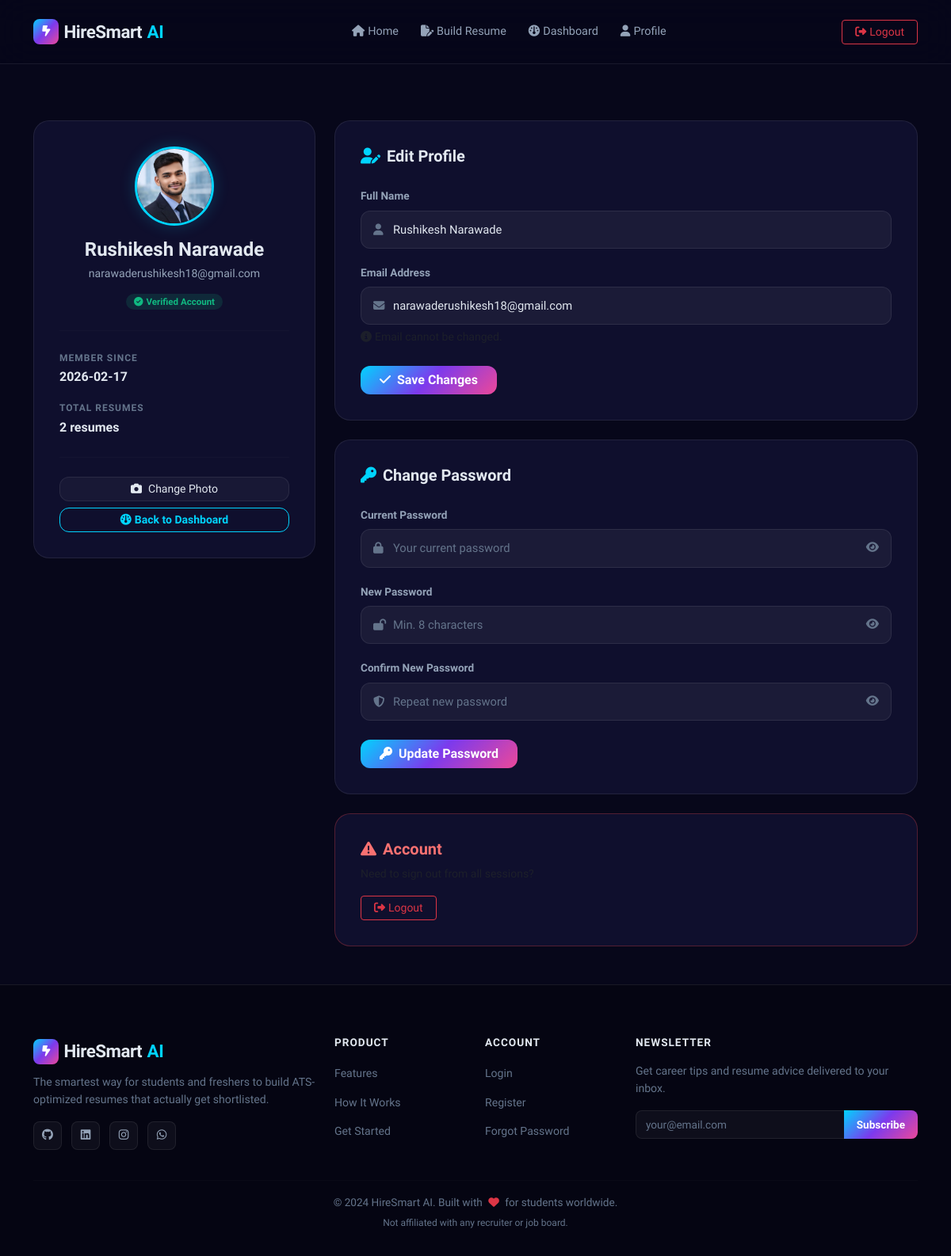
Screenshot of /profile (signed in) with the database file from the repository.
### tables this page shows
CREATE TABLE users (
            id          INTEGER PRIMARY KEY AUTOINCREMENT,
            name        TEXT    NOT NULL,
            email       TEXT    NOT NULL UNIQUE,
            password    TEXT    NOT NULL,
            is_verified INTEGER NOT NULL DEFAULT 0,
            avatar      TEXT,
            created_at  TEXT    NOT NULL DEFAULT (datetime('now'))
        );

### app.py (the view, shortened to what this page needs)
@app.route('/profile', methods=['GET', 'POST'])
@login_required
def profile():
    user = get_current_user()
    db = get_db()
    resume_count = db.execute(
        "SELECT COUNT(*) as cnt FROM resumes WHERE user_id=?", (user['id'],)
    ).fetchone()['cnt']
    return render_template('profile.html', user=user, resume_count=resume_count)

### app.py (called while the page is built)
def get_db():
    if 'db' not in g:
        g.db = sqlite3.connect(DB_PATH)
        g.db.row_factory = sqlite3.Row
        g.db.execute("PRAGMA journal_mode=WAL")
    return g.db

def login_required(f):
    @wraps(f)
    def decorated(*args, **kwargs):
        if 'user_id' not in session:
            flash('Please log in to continue.', 'warning')
            return redirect(url_for('login'))
        return f(*args, **kwargs)
    return decorated

def get_current_user():
    if 'user_id' not in session:
        return None
    db = get_db()
    return db.execute("SELECT * FROM users WHERE id = ?", (session['user_id'],)).fetchone()

### templates/profile.html (shortened to what this page needs)
{% extends 'base.html' %}
{% block content %}
<div class="profile-page">
  <div class="container py-5 mt-4">
    <div class="row justify-content-center gy-4">
      <div class="col-lg-4">
        <div class="profile-card text-center">
          <div class="profile-avatar-wrap d-inline-block mb-3">
            {% if user.avatar %}
              <img src="{{ url_for('uploaded_file', filename=user.avatar) }}"
                   class="profile-avatar" alt="Avatar">
            {% else %}
              <div class="profile-avatar-placeholder">{{ user.name[0].upper() }}</div>
            {% endif %}
          </div>
          <h4 style="font-weight:800;margin-bottom:0.25rem;">{{ user.name }}</h4>
          <p style="color:var(--text-muted);font-size:0.88rem;margin-bottom:0.5rem;">{{ user.email }}</p>
          <span style="background:rgba(16,185,129,0.15);color:var(--success);
                       font-size:0.72rem;padding:3px 10px;border-radius:99px;font-weight:700;">
            <i class="fa-solid fa-circle-check me-1"></i>Verified Account
          </span>
          <hr style="border-color:var(--border-glass);margin:1.5rem 0;">
          <div class="row g-3 text-start">
            <div class="col-12">
              <div style="color:var(--text-dim);font-size:0.75rem;font-weight:700;letter-spacing:1px;text-transform:uppercase;">Member Since</div>
              <div style="font-weight:600;">{{ user.created_at[:10] if user.created_at else '-' }}</div>
            </div>
            <div class="col-12">
              <div style="color:var(--text-dim);font-size:0.75rem;font-weight:700;letter-spacing:1px;text-transform:uppercase;">Total Resumes</div>
              <div style="font-weight:600;">{{ resume_count }} resume{{ 's' if resume_count != 1 }}</div>
            </div>
          </div>
          <hr style="border-color:var(--border-glass);margin:1.5rem 0;">
          <form method="POST" enctype="multipart/form-data">
            <button type="button" class="btn btn-glass btn-sm w-100"
                    onclick="document.getElementById('avatarFile').click()">
              <i class="fa-solid fa-camera me-2"></i>Change Photo
            </button>
          </form>
          <a href="{{ url_for('dashboard') }}" class="btn btn-outline-primary-custom btn-sm w-100 mt-2">
            <i class="fa-solid fa-gauge me-1"></i>Back to Dashboard
          </a>
        </div>
      </div>
      <div class="col-lg-8">
        <div class="profile-card mb-4">
          <h5 style="font-weight:800;margin-bottom:1.5rem;">
            <i class="fa-solid fa-user-pen text-primary-custom me-2"></i>Edit Profile
          </h5>
          <form method="POST">
            <div class="mb-3">
              <label class="form-label">Full Name</label>
              <div class="input-icon-wrap">
                <i class="input-icon fa-solid fa-user"></i>
                <input type="text" name="name" class="form-control hs-input"
                       value="{{ user.name }}" required>
              </div>
            </div>
            <div class="mb-4">
              <label class="form-label">Email Address</label>
              <div class="input-icon-wrap">
                <i class="input-icon fa-solid fa-envelope"></i>
                <input type="email" class="form-control hs-input" value="{{ user.email }}" disabled>
              </div>
              <div class="small text-muted mt-1">
                <i class="fa-solid fa-circle-info me-1"></i>Email cannot be changed.
              </div>
            </div>
            <button type="submit" class="btn btn-primary-glow px-4">
              <i class="fa-solid fa-check me-2"></i>Save Changes
            </button>
          </form>
        </div>
        <div class="profile-card">
          <h5 style="font-weight:800;margin-bottom:1.5rem;">
            <i class="fa-solid fa-key text-primary-custom me-2"></i>Change Password
          </h5>
          <form method="POST">
            <div class="mb-3">
              <label class="form-label">Current Password</label>
              <div class="input-icon-wrap">
                <i class="input-icon fa-solid fa-lock"></i>
                <input type="password" name="current_password" class="form-control hs-input"
                       placeholder="Your current password" required>
                <span class="toggle-pass"><i class="fa-solid fa-eye"></i></span>
              </div>
            </div>
            <div class="mb-3">
              <label class="form-label">New Password</label>
              <div class="input-icon-wrap">
                <i class="input-icon fa-solid fa-lock-open"></i>
                <input type="password" name="new_password" class="form-control hs-input"
                       placeholder="Min. 8 characters" required minlength="8">
                <span class="toggle-pass"><i class="fa-solid fa-eye"></i></span>
              </div>
            </div>
            <div class="mb-4">
              <label class="form-label">Confirm New Password</label>
              <div class="input-icon-wrap">
                <i class="input-icon fa-solid fa-shield-halved"></i>
                <input type="password" name="confirm_password" class="form-control hs-input"
                       placeholder="Repeat new password" required>
                <span class="toggle-pass"><i class="fa-solid fa-eye"></i></span>
              </div>
            </div>
            <button type="submit" class="btn btn-primary-glow px-4">
              <i class="fa-solid fa-key me-2"></i>Update Password
            </button>
          </form>
        </div>
        <div class="profile-card mt-4" style="border-color:rgba(239,68,68,0.3);">
          <h5 style="font-weight:800;margin-bottom:0.5rem;color:#f87171;">
            <i class="fa-solid fa-triangle-exclamation me-2"></i>Account
          </h5>
          <p class="text-muted small mb-3">Need to sign out from all sessions?</p>
          <a href="{{ url_for('logout') }}" class="btn btn-outline-danger btn-sm px-3">
            <i class="fa-solid fa-right-from-bracket me-1"></i>Logout
          </a>
        </div>
      </div>
    </div>
  </div>
</div>
{% endblock %}

### static/css/style.css (style rules this page uses)
:root { --bg-dark: #07071a; --bg-card: #0f0f2d; --bg-card2: #13133a; --bg-glass: rgba(255,255,255,0.04); --border-glass: rgba(255,255,255,0.08); --primary: #00d4ff; --primary-dim: rgba(0,212,255,0.15); --secondary: #7c3aed; --accent: #f59e0b; --success: #10b981; --danger: #ef4444; --warning: #f59e0b; --text-main: #e2e8f0; --text-muted: #94a3b8; --text-dim: #64748b; --gradient-main: linear-gradient(135deg, #00d4ff 0%, #7c3aed 50%, #ec4899 100%); --gradient-card: linear-gradient(135deg, rgba(0,212,255,0.08), rgba(124,58,237,0.08)); --shadow-glow: 0 0 30px rgba(0,212,255,0.15); --shadow-card: 0 8px 32px rgba(0,0,0,0.4); --radius-lg: 20px; --radius-md: 12px; --radius-sm: 8px; --font-main: 'Plus Jakarta Sans', sans-serif; --font-mono: 'Space Mono', monospace; --transition: all 0.3s cubic-bezier(0.4, 0, 0.2, 1); }
*, *::before, *::after { box-sizing: border-box; margin: 0; padding: 0; }
html { scroll-behavior: smooth; font-size: 16px; }
body { font-family: var(--font-main); background: var(--bg-dark); color: var(--text-main); line-height: 1.7; overflow-x: hidden; }
.btn-primary-glow { background: var(--gradient-main); color: #fff !important; border: none; font-weight: 700; border-radius: var(--radius-md); position: relative; overflow: hidden; transition: var(--transition); }
.btn-primary-glow::after { content: ''; position: absolute; inset: 0; background: rgba(255,255,255,0.12); opacity: 0; transition: opacity 0.3s; }
.btn-outline-primary-custom { background: transparent; color: var(--primary); border: 1.5px solid var(--primary); font-weight: 600; border-radius: var(--radius-md); transition: var(--transition); }
.btn-glass { background: var(--bg-glass); border: 1px solid var(--border-glass); color: var(--text-main); border-radius: var(--radius-md); transition: var(--transition); }
.form-label { font-size: 0.85rem; font-weight: 600; color: var(--text-muted); margin-bottom: 0.4rem; }
.hs-input { background: rgba(255,255,255,0.05) !important; border: 1px solid var(--border-glass) !important; color: var(--text-main) !important; border-radius: var(--radius-md) !important; padding: 0.75rem 1rem !important; font-size: 0.92rem !important; transition: var(--transition) !important; }
.hs-input::placeholder { color: var(--text-dim) !important; }
.input-icon-wrap { position: relative; }
.input-icon-wrap .input-icon { position: absolute; left: 1rem; top: 50%; transform: translateY(-50%); color: var(--text-dim); font-size: 0.9rem; pointer-events: none; }
.input-icon-wrap .hs-input { padding-left: 2.5rem !important; }
.input-icon-wrap .toggle-pass { position: absolute; right: 1rem; top: 50%; transform: translateY(-50%); color: var(--text-dim); cursor: pointer; font-size: 0.9rem; }
.profile-page { padding-top: 80px; min-height: 100vh; }
.profile-card { background: var(--bg-card); border: 1px solid var(--border-glass); border-radius: var(--radius-lg); padding: 2rem; }
.profile-avatar-wrap { position: relative; display: inline-block; }
.profile-avatar { width: 100px; height: 100px; border-radius: 50%; object-fit: cover; border: 3px solid var(--primary); box-shadow: 0 0 20px rgba(0,212,255,0.2); }
.text-primary-custom { color: var(--primary) !important; }

### rows the page displays
users: avatar (picture), name "Rushikesh Narawade", email "narawaderushikesh18@gmail.com", created_at "2026-02-17"

### other values shown
{{ resume_count }} "2"
{{ 's' if resume_count != 1 }} "s"
